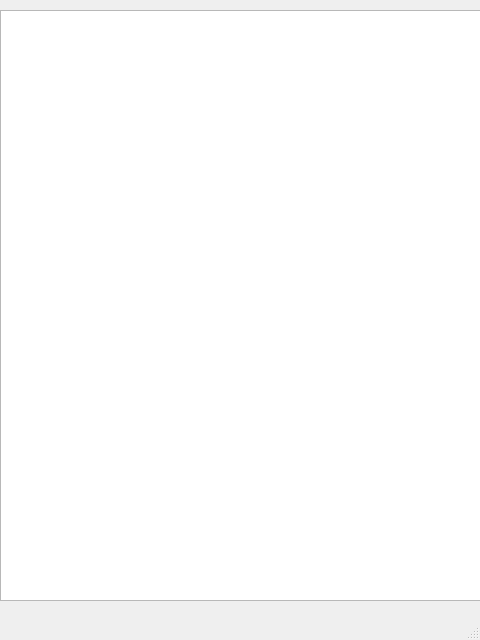
<?xml version="1.0" encoding="UTF-8"?>
<ui version="4.0">
 <class>sum</class>
 <widget class="QMainWindow" name="sum">
  <property name="geometry">
   <rect>
    <x>0</x>
    <y>0</y>
    <width>480</width>
    <height>640</height>
   </rect>
  </property>
  <property name="windowTitle">
   <string>MainWindow</string>
  </property>
  <widget class="QWidget" name="centralwidget">
   <widget class="QListWidget" name="output">
    <property name="geometry">
     <rect>
      <x>0</x>
      <y>10</y>
      <width>481</width>
      <height>591</height>
     </rect>
    </property>
   </widget>
  </widget>
  <widget class="QMenuBar" name="menubar">
   <property name="geometry">
    <rect>
     <x>0</x>
     <y>0</y>
     <width>480</width>
     <height>22</height>
    </rect>
   </property>
  </widget>
  <widget class="QStatusBar" name="statusbar"/>
 </widget>
 <resources/>
 <connections/>
</ui>
